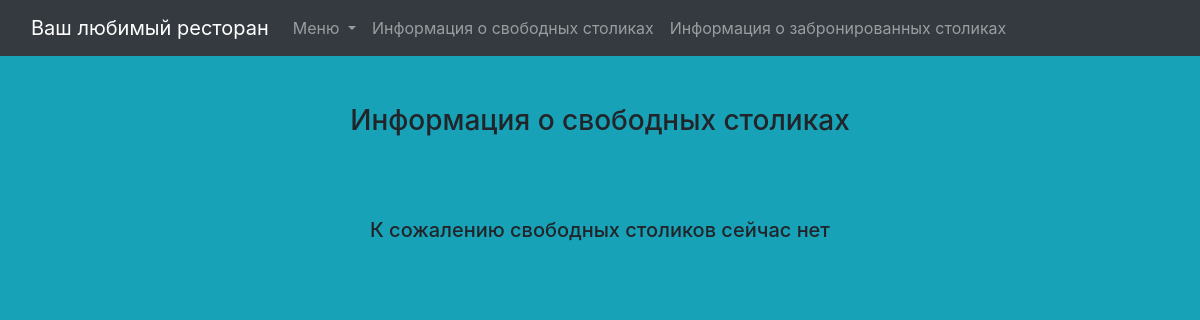
Before: /restaurant/tables_info/ with the older database file.
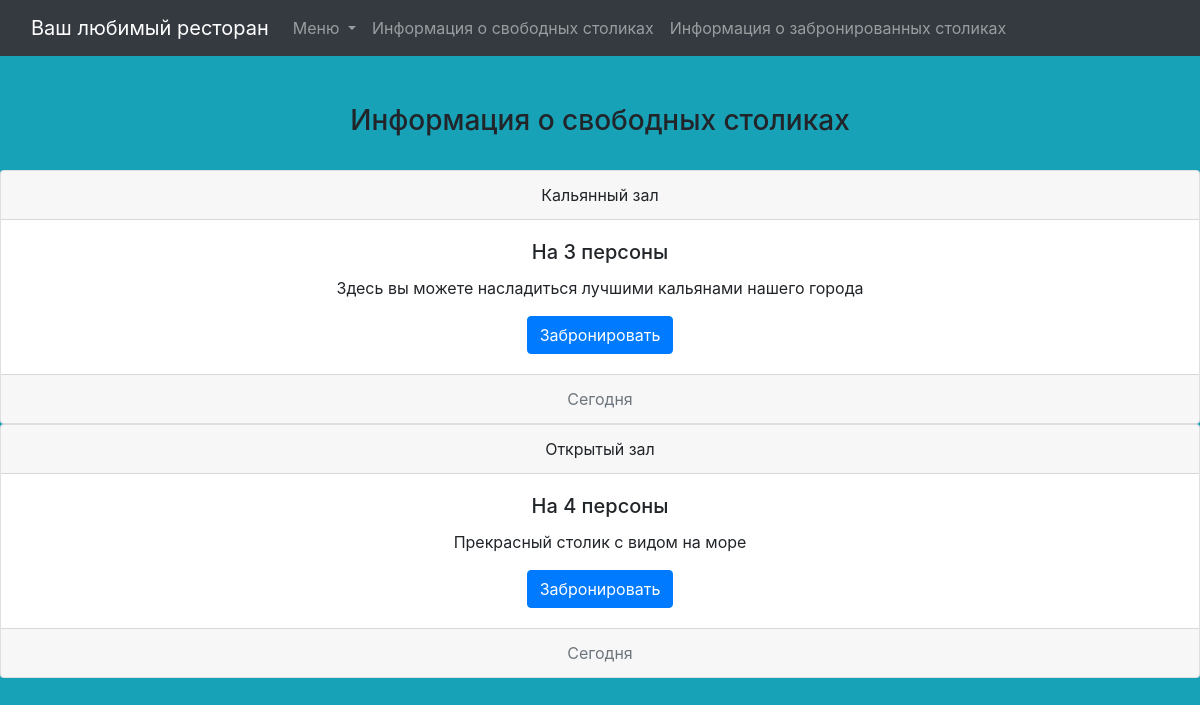
After: the same page with the newer database file.
### infrastructure/models.py (models this page shows, shortened)
class Table(models.Model):
    size = models.IntegerField()
    place = models.CharField(max_length=15, blank=True, null=True)
    description = models.TextField(blank=True, null=True)
    time = models.CharField(max_length=7, blank=True, null=True)
    status = models.CharField(max_length=4, default='free', blank=False, null=False)
    owner_name = models.CharField(max_length=10, blank=True)
    owner_number = models.CharField(max_length=12, blank=True)

### infrastructure/views.py (the view)
# urls.py: path('tables_info/', tables_info, name='tables_info_url'),
def tables_info(request):
    free_table_info = Table.objects.filter(status='free').all().order_by('size')
    return render(request, 'tables_info.html', context={'free_table_info': free_table_info})

### infrastructure/templates/tables_info.html (shortened to what this page needs)
{% extends 'base.html' %}
{% block content %}
    <h3 class="d-flex align-items-center justify-content-center mt-5">Информация о свободных столиках</h3> <br>
    {% if free_table_info %}
        {% for free_table in free_table_info %}
            <div class="card text-center">
              <div class="card-header">
                {{ free_table.place }}
              </div>
              <div class="card-body">
                <h5 class="card-title">На {{ free_table.size }} персоны</h5>
                <p class="card-text">{{ free_table.description }}</p>
                <a href="{% url 'book_table_url' table_id=free_table.id %}" class="btn btn-primary">Забронировать</a>
              </div>
              <div class="card-footer text-muted">
                Сегодня
              </div>
            </div>
        {% endfor %}
    {% else %}
        <h5 class="d-flex align-items-center justify-content-center mt-5">К сожалению свободных столиков сейчас нет</h5>
    {% endif %}
{% endblock %}

Changed rows visible on the page:
now on this page (row edited): Table: place "Кальянный зал", size "3", description "Здесь вы можете насладиться лучшими кальянами нашего города"
now on this page (row edited): Table: place "Открытый зал", size "4", description "Прекрасный столик с видом на море"
Other visible differences:
text no longer shown: "К сожалению свободных столиков сейчас нет"
